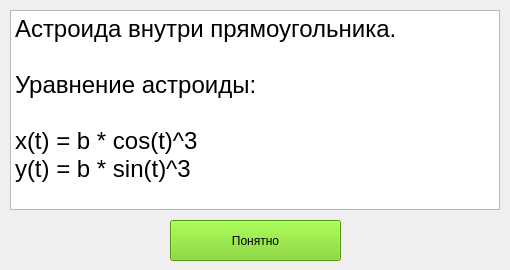
<?xml version="1.0" encoding="UTF-8"?>
<ui version="4.0">
 <class>TaskPopup</class>
 <widget class="QWidget" name="TaskPopup">
  <property name="geometry">
   <rect>
    <x>0</x>
    <y>0</y>
    <width>510</width>
    <height>270</height>
   </rect>
  </property>
  <property name="minimumSize">
   <size>
    <width>510</width>
    <height>270</height>
   </size>
  </property>
  <property name="maximumSize">
   <size>
    <width>510</width>
    <height>270</height>
   </size>
  </property>
  <property name="windowTitle">
   <string>Ответ </string>
  </property>
  <widget class="QTextBrowser" name="ansPopup">
   <property name="geometry">
    <rect>
     <x>10</x>
     <y>10</y>
     <width>490</width>
     <height>200</height>
    </rect>
   </property>
   <property name="minimumSize">
    <size>
     <width>490</width>
     <height>200</height>
    </size>
   </property>
   <property name="maximumSize">
    <size>
     <width>490</width>
     <height>200</height>
    </size>
   </property>
   <property name="html">
    <string>&lt;!DOCTYPE HTML PUBLIC &quot;-//W3C//DTD HTML 4.0//EN&quot; &quot;http://www.w3.org/TR/REC-html40/strict.dtd&quot;&gt;
&lt;html&gt;&lt;head&gt;&lt;meta name=&quot;qrichtext&quot; content=&quot;1&quot; /&gt;&lt;style type=&quot;text/css&quot;&gt;
p, li { white-space: pre-wrap; }
&lt;/style&gt;&lt;/head&gt;&lt;body style=&quot; font-family:'Ubuntu'; font-size:11pt; font-weight:400; font-style:normal;&quot;&gt;
&lt;p align=&quot;justify&quot; style=&quot; margin-top:0px; margin-bottom:0px; margin-left:0px; margin-right:0px; -qt-block-indent:0; text-indent:0px;&quot;&gt;&lt;span style=&quot; font-size:18pt;&quot;&gt;Астроида внутри прямоугольника.&lt;/span&gt;&lt;/p&gt;
&lt;p align=&quot;justify&quot; style=&quot;-qt-paragraph-type:empty; margin-top:0px; margin-bottom:0px; margin-left:0px; margin-right:0px; -qt-block-indent:0; text-indent:0px; font-size:18pt;&quot;&gt;&lt;br /&gt;&lt;/p&gt;
&lt;p align=&quot;justify&quot; style=&quot; margin-top:0px; margin-bottom:0px; margin-left:0px; margin-right:0px; -qt-block-indent:0; text-indent:0px;&quot;&gt;&lt;span style=&quot; font-size:18pt;&quot;&gt;Уравнение астроиды:&lt;/span&gt;&lt;/p&gt;
&lt;p align=&quot;justify&quot; style=&quot;-qt-paragraph-type:empty; margin-top:0px; margin-bottom:0px; margin-left:0px; margin-right:0px; -qt-block-indent:0; text-indent:0px; font-size:18pt;&quot;&gt;&lt;br /&gt;&lt;/p&gt;
&lt;p align=&quot;justify&quot; style=&quot; margin-top:0px; margin-bottom:0px; margin-left:0px; margin-right:0px; -qt-block-indent:0; text-indent:0px;&quot;&gt;&lt;span style=&quot; font-size:18pt;&quot;&gt;x(t) = b * cos(t)^3&lt;/span&gt;&lt;/p&gt;
&lt;p align=&quot;justify&quot; style=&quot; margin-top:0px; margin-bottom:0px; margin-left:0px; margin-right:0px; -qt-block-indent:0; text-indent:0px;&quot;&gt;&lt;span style=&quot; font-size:18pt;&quot;&gt;y(t) = b * sin(t)^3&lt;/span&gt;&lt;/p&gt;&lt;/body&gt;&lt;/html&gt;</string>
   </property>
  </widget>
  <widget class="QPushButton" name="okBtn">
   <property name="geometry">
    <rect>
     <x>170</x>
     <y>220</y>
     <width>171</width>
     <height>41</height>
    </rect>
   </property>
   <property name="sizePolicy">
    <sizepolicy hsizetype="Fixed" vsizetype="Fixed">
     <horstretch>0</horstretch>
     <verstretch>0</verstretch>
    </sizepolicy>
   </property>
   <property name="palette">
    <palette>
     <active>
      <colorrole role="WindowText">
       <brush brushstyle="SolidPattern">
        <color alpha="255">
         <red>0</red>
         <green>0</green>
         <blue>0</blue>
        </color>
       </brush>
      </colorrole>
      <colorrole role="Button">
       <brush brushstyle="SolidPattern">
        <color alpha="255">
         <red>115</red>
         <green>210</green>
         <blue>22</blue>
        </color>
       </brush>
      </colorrole>
      <colorrole role="Light">
       <brush brushstyle="SolidPattern">
        <color alpha="255">
         <red>170</red>
         <green>255</green>
         <blue>87</blue>
        </color>
       </brush>
      </colorrole>
      <colorrole role="Midlight">
       <brush brushstyle="SolidPattern">
        <color alpha="255">
         <red>142</red>
         <green>232</green>
         <blue>54</blue>
        </color>
       </brush>
      </colorrole>
      <colorrole role="Dark">
       <brush brushstyle="SolidPattern">
        <color alpha="255">
         <red>57</red>
         <green>105</green>
         <blue>11</blue>
        </color>
       </brush>
      </colorrole>
      <colorrole role="Mid">
       <brush brushstyle="SolidPattern">
        <color alpha="255">
         <red>76</red>
         <green>140</green>
         <blue>14</blue>
        </color>
       </brush>
      </colorrole>
      <colorrole role="Text">
       <brush brushstyle="SolidPattern">
        <color alpha="255">
         <red>0</red>
         <green>0</green>
         <blue>0</blue>
        </color>
       </brush>
      </colorrole>
      <colorrole role="BrightText">
       <brush brushstyle="SolidPattern">
        <color alpha="255">
         <red>255</red>
         <green>255</green>
         <blue>255</blue>
        </color>
       </brush>
      </colorrole>
      <colorrole role="ButtonText">
       <brush brushstyle="SolidPattern">
        <color alpha="255">
         <red>0</red>
         <green>0</green>
         <blue>0</blue>
        </color>
       </brush>
      </colorrole>
      <colorrole role="Base">
       <brush brushstyle="SolidPattern">
        <color alpha="255">
         <red>255</red>
         <green>255</green>
         <blue>255</blue>
        </color>
       </brush>
      </colorrole>
      <colorrole role="Window">
       <brush brushstyle="SolidPattern">
        <color alpha="255">
         <red>115</red>
         <green>210</green>
         <blue>22</blue>
        </color>
       </brush>
      </colorrole>
      <colorrole role="Shadow">
       <brush brushstyle="SolidPattern">
        <color alpha="255">
         <red>0</red>
         <green>0</green>
         <blue>0</blue>
        </color>
       </brush>
      </colorrole>
      <colorrole role="AlternateBase">
       <brush brushstyle="SolidPattern">
        <color alpha="255">
         <red>185</red>
         <green>232</green>
         <blue>138</blue>
        </color>
       </brush>
      </colorrole>
      <colorrole role="ToolTipBase">
       <brush brushstyle="SolidPattern">
        <color alpha="255">
         <red>255</red>
         <green>255</green>
         <blue>220</blue>
        </color>
       </brush>
      </colorrole>
      <colorrole role="ToolTipText">
       <brush brushstyle="SolidPattern">
        <color alpha="255">
         <red>0</red>
         <green>0</green>
         <blue>0</blue>
        </color>
       </brush>
      </colorrole>
      <colorrole role="PlaceholderText">
       <brush brushstyle="SolidPattern">
        <color alpha="128">
         <red>0</red>
         <green>0</green>
         <blue>0</blue>
        </color>
       </brush>
      </colorrole>
     </active>
     <inactive>
      <colorrole role="WindowText">
       <brush brushstyle="SolidPattern">
        <color alpha="255">
         <red>0</red>
         <green>0</green>
         <blue>0</blue>
        </color>
       </brush>
      </colorrole>
      <colorrole role="Button">
       <brush brushstyle="SolidPattern">
        <color alpha="255">
         <red>115</red>
         <green>210</green>
         <blue>22</blue>
        </color>
       </brush>
      </colorrole>
      <colorrole role="Light">
       <brush brushstyle="SolidPattern">
        <color alpha="255">
         <red>170</red>
         <green>255</green>
         <blue>87</blue>
        </color>
       </brush>
      </colorrole>
      <colorrole role="Midlight">
       <brush brushstyle="SolidPattern">
        <color alpha="255">
         <red>142</red>
         <green>232</green>
         <blue>54</blue>
        </color>
       </brush>
      </colorrole>
      <colorrole role="Dark">
       <brush brushstyle="SolidPattern">
        <color alpha="255">
         <red>57</red>
         <green>105</green>
         <blue>11</blue>
        </color>
       </brush>
      </colorrole>
      <colorrole role="Mid">
       <brush brushstyle="SolidPattern">
        <color alpha="255">
         <red>76</red>
         <green>140</green>
         <blue>14</blue>
        </color>
       </brush>
      </colorrole>
      <colorrole role="Text">
       <brush brushstyle="SolidPattern">
        <color alpha="255">
         <red>0</red>
         <green>0</green>
         <blue>0</blue>
        </color>
       </brush>
      </colorrole>
      <colorrole role="BrightText">
       <brush brushstyle="SolidPattern">
        <color alpha="255">
         <red>255</red>
         <green>255</green>
         <blue>255</blue>
        </color>
       </brush>
      </colorrole>
      <colorrole role="ButtonText">
       <brush brushstyle="SolidPattern">
        <color alpha="255">
         <red>0</red>
         <green>0</green>
         <blue>0</blue>
        </color>
       </brush>
      </colorrole>
      <colorrole role="Base">
       <brush brushstyle="SolidPattern">
        <color alpha="255">
         <red>255</red>
         <green>255</green>
         <blue>255</blue>
        </color>
       </brush>
      </colorrole>
      <colorrole role="Window">
       <brush brushstyle="SolidPattern">
        <color alpha="255">
         <red>115</red>
         <green>210</green>
         <blue>22</blue>
        </color>
       </brush>
      </colorrole>
      <colorrole role="Shadow">
       <brush brushstyle="SolidPattern">
        <color alpha="255">
         <red>0</red>
         <green>0</green>
         <blue>0</blue>
        </color>
       </brush>
      </colorrole>
      <colorrole role="AlternateBase">
       <brush brushstyle="SolidPattern">
        <color alpha="255">
         <red>185</red>
         <green>232</green>
         <blue>138</blue>
        </color>
       </brush>
      </colorrole>
      <colorrole role="ToolTipBase">
       <brush brushstyle="SolidPattern">
        <color alpha="255">
         <red>255</red>
         <green>255</green>
         <blue>220</blue>
        </color>
       </brush>
      </colorrole>
      <colorrole role="ToolTipText">
       <brush brushstyle="SolidPattern">
        <color alpha="255">
         <red>0</red>
         <green>0</green>
         <blue>0</blue>
        </color>
       </brush>
      </colorrole>
      <colorrole role="PlaceholderText">
       <brush brushstyle="SolidPattern">
        <color alpha="128">
         <red>0</red>
         <green>0</green>
         <blue>0</blue>
        </color>
       </brush>
      </colorrole>
     </inactive>
     <disabled>
      <colorrole role="WindowText">
       <brush brushstyle="SolidPattern">
        <color alpha="255">
         <red>57</red>
         <green>105</green>
         <blue>11</blue>
        </color>
       </brush>
      </colorrole>
      <colorrole role="Button">
       <brush brushstyle="SolidPattern">
        <color alpha="255">
         <red>115</red>
         <green>210</green>
         <blue>22</blue>
        </color>
       </brush>
      </colorrole>
      <colorrole role="Light">
       <brush brushstyle="SolidPattern">
        <color alpha="255">
         <red>170</red>
         <green>255</green>
         <blue>87</blue>
        </color>
       </brush>
      </colorrole>
      <colorrole role="Midlight">
       <brush brushstyle="SolidPattern">
        <color alpha="255">
         <red>142</red>
         <green>232</green>
         <blue>54</blue>
        </color>
       </brush>
      </colorrole>
      <colorrole role="Dark">
       <brush brushstyle="SolidPattern">
        <color alpha="255">
         <red>57</red>
         <green>105</green>
         <blue>11</blue>
        </color>
       </brush>
      </colorrole>
      <colorrole role="Mid">
       <brush brushstyle="SolidPattern">
        <color alpha="255">
         <red>76</red>
         <green>140</green>
         <blue>14</blue>
        </color>
       </brush>
      </colorrole>
      <colorrole role="Text">
       <brush brushstyle="SolidPattern">
        <color alpha="255">
         <red>57</red>
         <green>105</green>
         <blue>11</blue>
        </color>
       </brush>
      </colorrole>
      <colorrole role="BrightText">
       <brush brushstyle="SolidPattern">
        <color alpha="255">
         <red>255</red>
         <green>255</green>
         <blue>255</blue>
        </color>
       </brush>
      </colorrole>
      <colorrole role="ButtonText">
       <brush brushstyle="SolidPattern">
        <color alpha="255">
         <red>57</red>
         <green>105</green>
         <blue>11</blue>
        </color>
       </brush>
      </colorrole>
      <colorrole role="Base">
       <brush brushstyle="SolidPattern">
        <color alpha="255">
         <red>115</red>
         <green>210</green>
         <blue>22</blue>
        </color>
       </brush>
      </colorrole>
      <colorrole role="Window">
       <brush brushstyle="SolidPattern">
        <color alpha="255">
         <red>115</red>
         <green>210</green>
         <blue>22</blue>
        </color>
       </brush>
      </colorrole>
      <colorrole role="Shadow">
       <brush brushstyle="SolidPattern">
        <color alpha="255">
         <red>0</red>
         <green>0</green>
         <blue>0</blue>
        </color>
       </brush>
      </colorrole>
      <colorrole role="AlternateBase">
       <brush brushstyle="SolidPattern">
        <color alpha="255">
         <red>115</red>
         <green>210</green>
         <blue>22</blue>
        </color>
       </brush>
      </colorrole>
      <colorrole role="ToolTipBase">
       <brush brushstyle="SolidPattern">
        <color alpha="255">
         <red>255</red>
         <green>255</green>
         <blue>220</blue>
        </color>
       </brush>
      </colorrole>
      <colorrole role="ToolTipText">
       <brush brushstyle="SolidPattern">
        <color alpha="255">
         <red>0</red>
         <green>0</green>
         <blue>0</blue>
        </color>
       </brush>
      </colorrole>
      <colorrole role="PlaceholderText">
       <brush brushstyle="SolidPattern">
        <color alpha="128">
         <red>0</red>
         <green>0</green>
         <blue>0</blue>
        </color>
       </brush>
      </colorrole>
     </disabled>
    </palette>
   </property>
   <property name="text">
    <string>Понятно</string>
   </property>
  </widget>
 </widget>
 <resources/>
 <connections/>
</ui>
